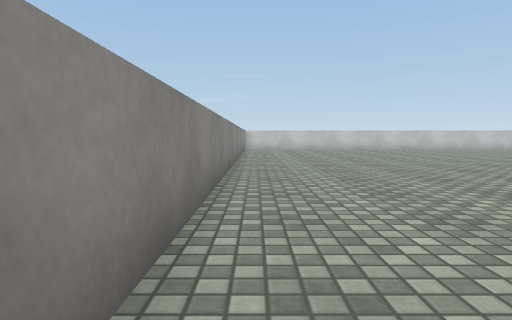
view 1 (above)

16 first-person views from a walk through a 3-D level made in the Unity game engine. The camera is 0.68 m above the floor, tilts 4° down and sees 75° across. The floor is counted in squares, 1 m on a side. Each view is taken from the middle of a square. On the plan, view 1 faces up. The plan holds only what a view shows up to about 10 squares ahead; the rest is blank. The place goes on beyond the plan. Surface patterns are stand-ins for the level's own textures.

view 2
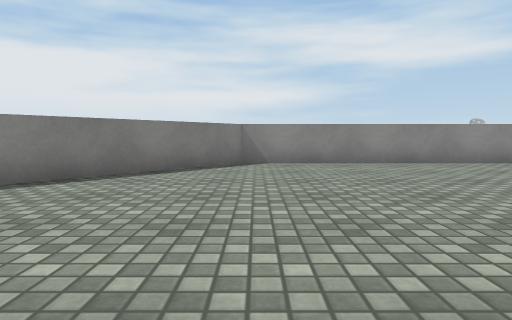

view 3
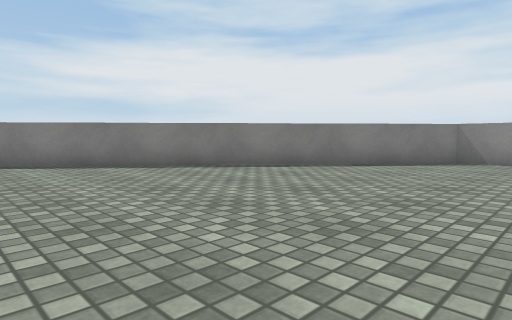

view 4
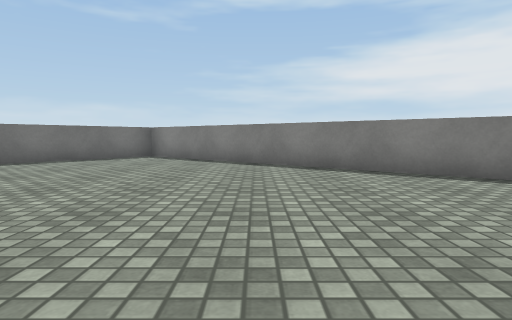

view 5
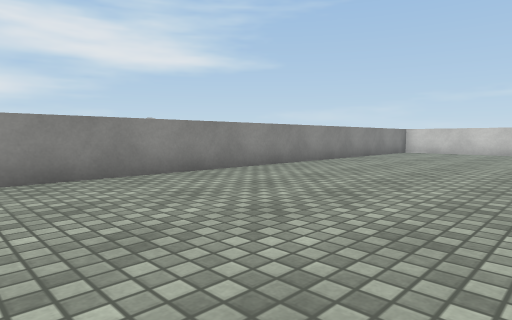

view 6
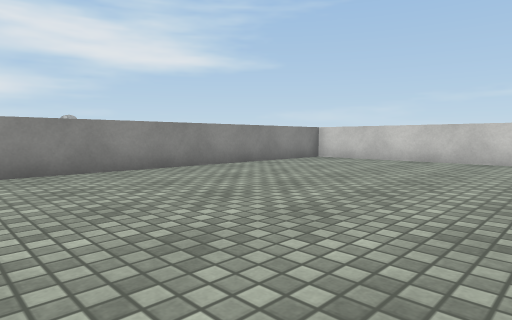

view 7
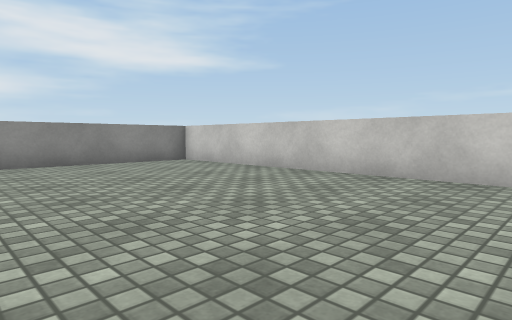

view 8
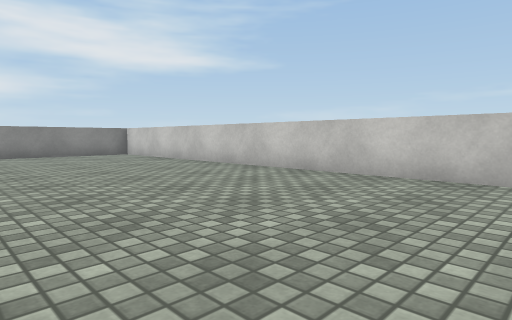

view 9
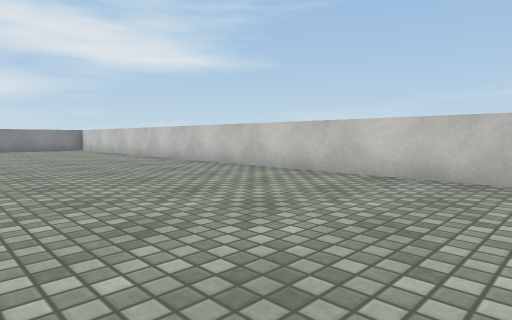

view 10
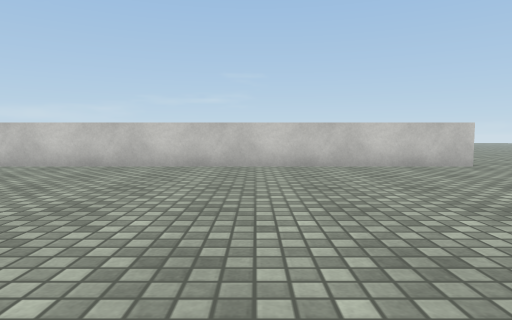

view 11
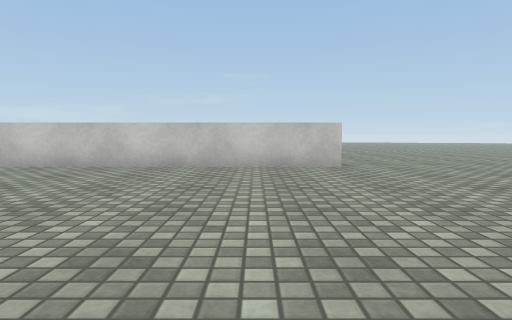

view 12
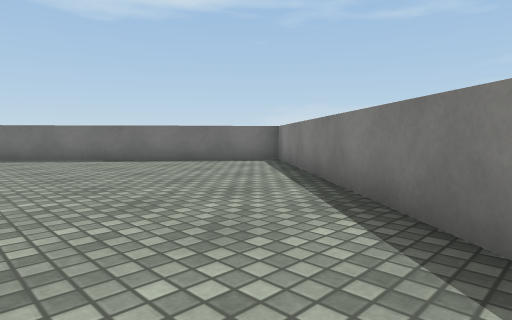

view 13
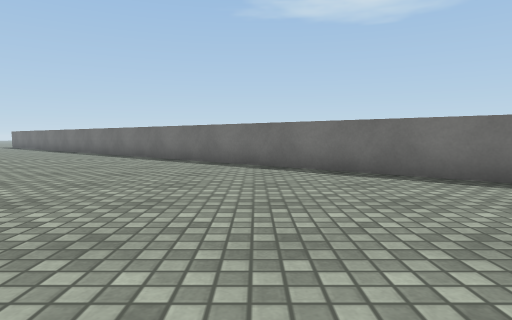

view 14
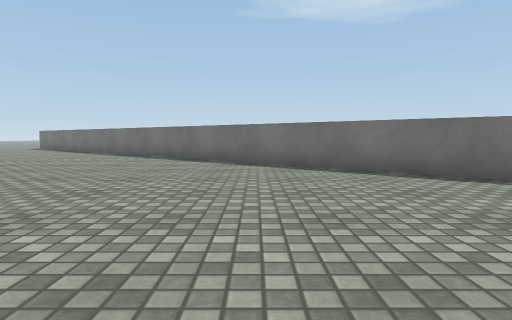

view 15
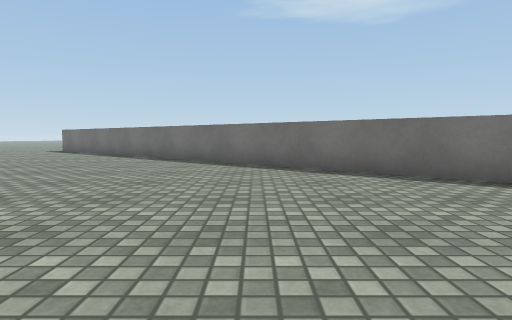

view 16
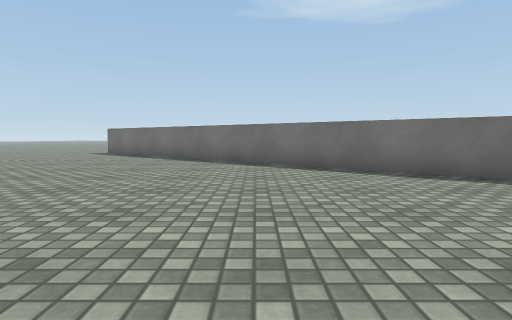

### Floor plan
Points are (right, up) in squares from view 1. A wall is a line through its corners. A room is listed if a view was taken in it or the views show most of it. See-through windows are left out.
Room 1 (views 1, 2, 3, 4, 5, 6, 7, 8, 9, 10, 11, 12, 13, 14, 15, 16)
walls: (14.1, -9.6) (24.5, 2.8); (24, 17.6) (-0.5, 17.6) (-0.5, -2.4) (8, -9.5)
ways out: gap at (24, 18)

Where each view was taken, in squares from view 1:
view 1: 0 up, 0 right, facing up
view 2: 2 down, 8 right, facing left
view 3: 0 up, 9 right, facing down-left
view 4: 1 down, 8 right, facing down
view 5: 3 up, 5 right, facing up-left
view 6: 8 up, 6 right, facing up-left
view 7: 12 up, 8 right, facing up-left
view 8: 12 up, 12 right, facing up-left
view 9: 12 up, 17 right, facing up-left
view 10: 10 up, 19 right, facing up
view 11: 10 up, 22 right, facing up
view 12: 5 down, 5 right, facing down-right
view 13: 5 down, 10 right, facing right
view 14: 2 down, 12 right, facing right
view 15: 1 up, 15 right, facing right
view 16: 4 up, 17 right, facing right
